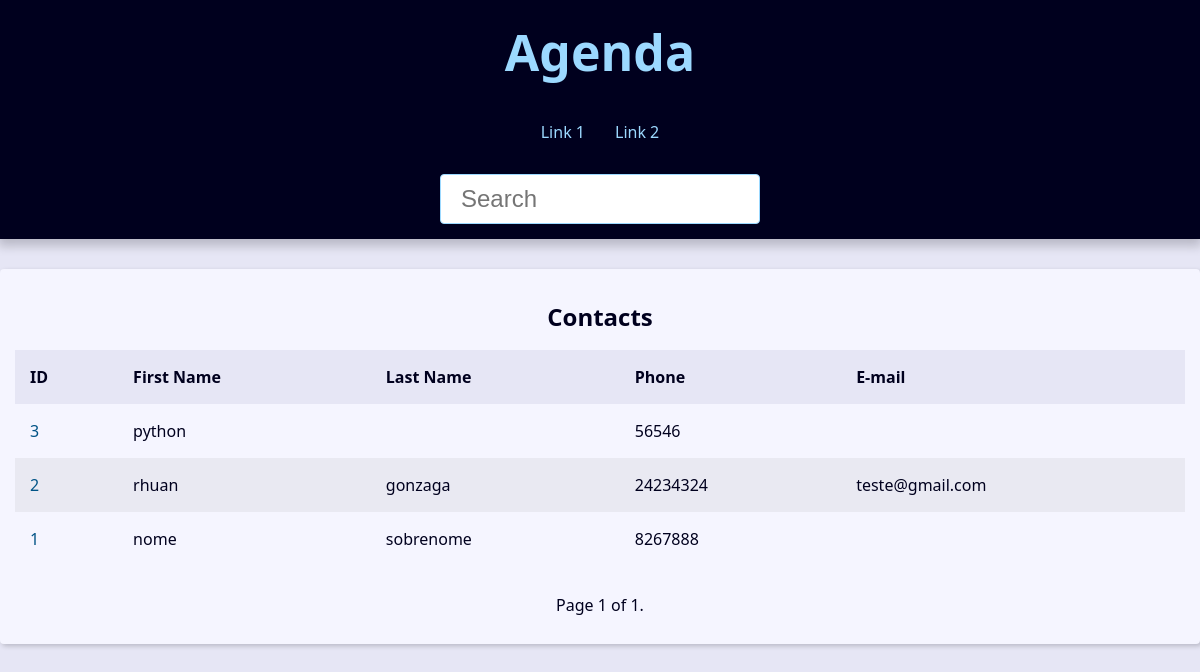
/, run on an earlier commit of the app's database.
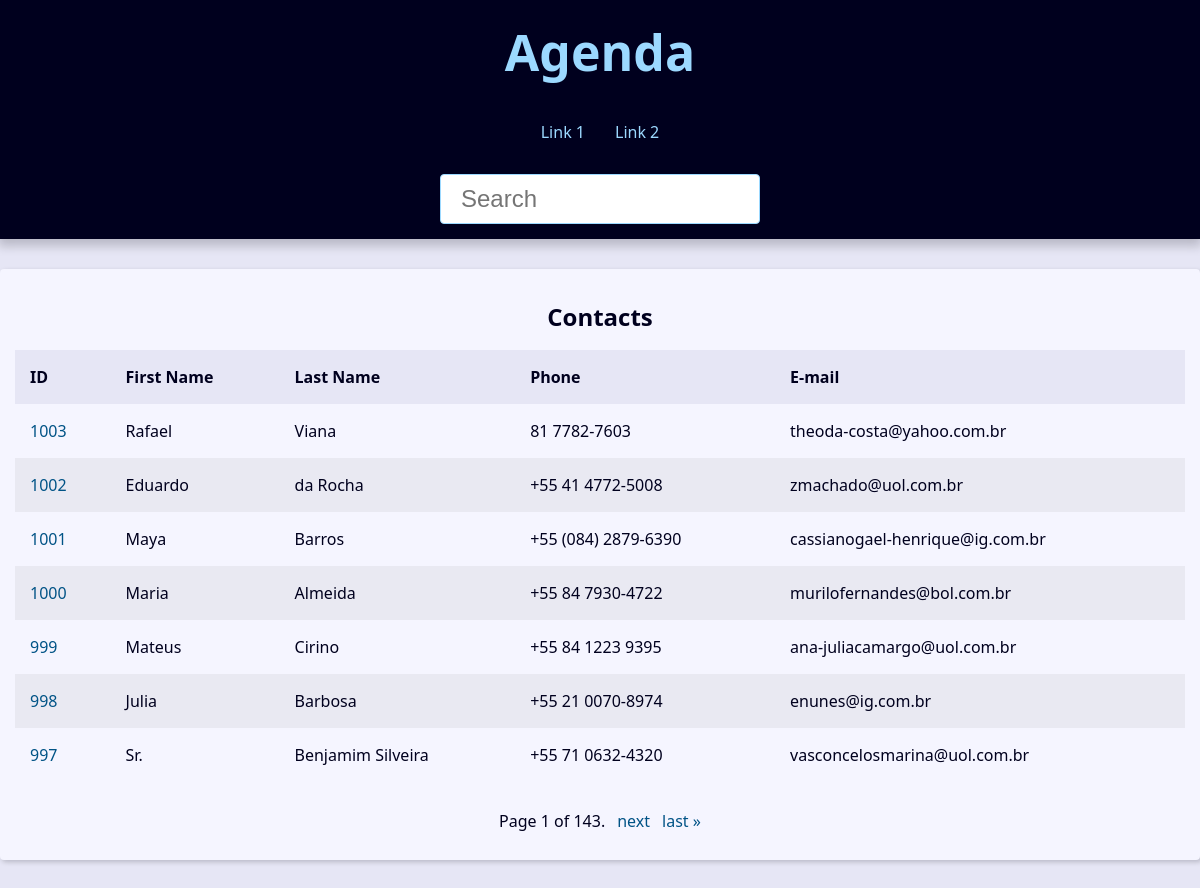
And on a later commit of the database.
### contact/models.py (models this page shows, shortened)
class Contact(models.Model):
    class Meta:
        verbose_name = 'Contact'
        verbose_name_plural = 'Contacts'
    first_name = models.CharField(max_length=50)
    last_name = models.CharField(max_length=50, blank=True)
    phone = models.CharField(max_length=50)
    email = models.EmailField(max_length=254, blank=True)
    created_date = models.DateTimeField(default=timezone.now)
    description = models.TextField(blank=True)
    show = models.BooleanField(default=True)
    picture = models.ImageField(blank=True, upload_to='pictures/%Y/%m/')
    category = models.ForeignKey(Category, on_delete=models.SET_NULL, blank=True,null=True)
    owner = models.ForeignKey(User, on_delete=models.SET_NULL, blank=True,null=True)

### contact/views/contact_views.py (the view)
# urls.py: path('', views.index, name='index'),
def index(request):
    contacts = Contact.objects.filter(show=True).order_by('-id')
    paginator = Paginator(contacts, 7)
    page_number = request.GET.get("page")
    page_obj = paginator.get_page(page_number)
    return render(
        request,
        'contact/index.html',
        {'page_obj': page_obj,'site_title': 'Contatos - '}
    )

### contact/templates/contact/index.html
{% extends 'global/base.html' %}
{% block content %}
{% if page_obj %}
    <div class="responsive-table">
        <table class="contacts-table">
            <caption class="table-caption">
                Contacts
            </caption>
            <thead>
                <tr class="table-row table-row-header">
                    <th class="table-header">ID</th>
                    <th class="table-header">First Name</th>
                    <th class="table-header">Last Name</th>
                    <th class="table-header">Phone</th>
                    <th class="table-header">E-mail</th>
                </tr>
            </thead>
            <tbody>
                {% for contact in page_obj %}
                    <tr class="table-row">
                        <td class="table-cel"><a class="table-link" href="{%url 'contact:contact' contact.id%}">{{ contact.id }}</a></td>
                        <td class="table-cel">{{ contact.first_name }}</td>
                        <td class="table-cel">{{ contact.last_name }}</td>
                        <td class="table-cel">{{ contact.phone }}</td>
                        <td class="table-cel">{{ contact.email }}</td>
                    </tr>
                {% endfor %}
            </tbody>
        </table>
    </div>
{% else %}
<div classs="single-contact">
    <h1 class="single-contact-name">
        Nenhum contato encontrado.
    </h1>
</div>
{% endif %}
{% endblock content %}

### base_templates/global/base.html
<!DOCTYPE html>
<html lang="en">
<head>
{% include 'global/partials/_head.html' %}
</head>
<body>
  {% include 'global/partials/_header.html' %}
  <main class="content">
    {% block content %}{% endblock content %}
    {% include 'global/partials/_pagination.html' %}
  </main>
</body>
</html>

### base_templates/global/partials/_head.html (shortened to what this page needs)
{% load static %}
  <link rel="stylesheet" href="{% static 'global/css/style.css' %}">

### base_templates/global/partials/_header.html
<header class="header">
    <h1 class="header-heading">
      <a href="{%url 'contact:index'%}" class="header-link">Agenda</a>
    </h1>
    <nav class="menu">
      <ul class="menu-list">
        <li class="menu-item">
          <a href="" class="menu-link">
            Link 1
          </a>
        </li>
        <li class="menu-item">
          <a href="" class="menu-link">
            Link 2
          </a>
        </li>
      </ul>
    </nav>
    <div class="search">
      <form action="{% url 'contact:search' %}" method="get">
        <input type="text" class="search-input" placeholder="Search" id="search" name="q" value="{{request.GET.q.strip}}"></input>
      </form>
    </div>
  </header>

### base_templates/global/partials/_pagination.html (shortened to what this page needs)
{%if page_obj%}
    <div class="pagination">
        <span class="step-links">
            <span class="current">
                Page {{ page_obj.number }} of {{ page_obj.paginator.num_pages }}.
            </span>
            {% if page_obj.has_next %}
                <a href="?page={{ page_obj.next_page_number }}&q={{request.GET.q.strip}}">next</a>
                <a href="?page={{ page_obj.paginator.num_pages }}&q={{request.GET.q.strip}}">last &raquo;</a>
            {% endif %}
        </span>
    </div>
{%endif%}

### base_static/global/css/style.css (style rules this page uses)
:root { --spacing: 1.5rem; --link-dark-color: rgb(0, 83, 134); --link-light-color: rgb(156, 217, 255); --clr-white: rgb(245, 245, 255); --clr-black: rgb(0, 0, 30); --clr-light-gray: rgb(230, 230, 245); --clr-dark-shadow-5: rgba(0, 0, 10, 5%); --clr-dark-shadow-10: rgba(0, 0, 10, 10%); --clr-dark-shadow-20: rgba(0, 0, 10, 20%); --clr-light-shadow-5: rgba(200, 200, 255, 5%); --clr-light-shadow-10: rgba(200, 200, 255, 10%); --clr-light-shadow-20: rgba(200, 200, 255, 20%); --main-page-width: 120rem; --table-min-width: 60rem; --biggest-font-size: 5rem; --bigger-font-size: 4rem; --big-font-size: 3.2rem; --medium-font-size: 2.4rem; --small-font-size: 1.6rem; --smaller-font-size: 1.4rem; --smallest-font-size: 1.2rem; --transition-fast: 300ms; --transition-medium: 600ms; --transition-slow: 1s; --default-border-radius: 4px; }
*, *::before, *::after { margin: 0; padding: 0; box-sizing: border-box; }
html { font-size: 62.5%; }
body { font-family: system-ui, -apple-system, BlinkMacSystemFont, 'Segoe UI', Roboto, Oxygen, Ubuntu, Cantarell, 'Open Sans', 'Helvetica Neue', sans-serif; line-height: 1.5; font-size: var(--small-font-size); color: var(--clr-black); -webkit-font-smoothing: antialiased; background: var(--clr-light-gray); }
.header { background: var(--clr-black); padding: var(--spacing); box-shadow: 0 5px 10px 2px var(--clr-dark-shadow-20); z-index: 1; position: relative; }
.header-heading { font-size: var(--biggest-font-size); text-align: center; }
.header-link { color: var(--link-light-color); text-decoration: none; transition: filter var(--transition-fast) ease-in-out; }
.menu { margin: var(--spacing); }
.menu-list { list-style: none; display: flex; justify-content: center; flex-flow: row wrap; }
.menu-link { display: block; padding: var(--spacing); color: var(--link-light-color); text-decoration: none; transition: background-color var(--transition-fast) ease-in-out; border-radius: var(--default-border-radius); }
.content { max-width: var(--main-page-width); margin: calc(var(--spacing) * 2) auto; padding: var(--spacing); background: var(--clr-white); box-shadow: 2px 2px 5px var(--clr-dark-shadow-20); border-radius: var(--default-border-radius); }
.responsive-table { width: 100%; overflow-x: auto; }
.contacts-table { width: 100%; min-width: var(--table-min-width); border-collapse: collapse; }
.table-caption { font-size: var(--medium-font-size); font-weight: bold; padding: var(--spacing); }
.table-row { text-align: left; text-overflow: ellipsis; transition: background-color var(--transition-fast) ease-in-out; }
.table-row:nth-of-type(2n) { background: var(--clr-dark-shadow-5); }
.table-row-header { background: var(--clr-light-gray); color: var(--clr-black); }
.table-cel, .table-header { padding: var(--spacing); }
.table-link { color: var(--link-dark-color); transition: color var(--transition-fast) ease-in-out; text-decoration: none; }
.pagination { margin-top: var(--spacing); display: flex; justify-content: center; padding: calc(var(--spacing) * 0.8); font-size: var(--small-font-size); }
.pagination .step-links { display: flex; gap: calc(var(--spacing) * 0.8); }
.pagination .step-links a { color: var(--link-dark-color); transition: color var(--transition-fast) ease-in-out; text-decoration: none; display: block; }
.search { display: flex; justify-content: center; }
.search-input { font-size: var(--medium-font-size); padding: 1rem 2rem; width: 100%; max-width: 32rem; border-radius: var(--default-border-radius); border: 1px solid var(--link-light-color); }

What changed in the data, as far as the page shows it:
removed Contact: id "3", first_name "python", phone "56546"
removed Contact: id "2", first_name "rhuan", last_name "gonzaga", phone "24234324", email "teste@gmail.com"
removed Contact: id "1", first_name "nome", last_name "sobrenome", phone "8267888"
added Contact: id "1003", first_name "Rafael", last_name "Viana", phone "81 7782-7603", email "theoda-costa@yahoo.com.br"
added Contact: id "1002", first_name "Eduardo", last_name "da Rocha", phone "+55 41 4772-5008", email "zmachado@uol.com.br"
added Contact: id "1001", first_name "Maya", last_name "Barros", phone "+55 (084) 2879-6390", email "cassianogael-henrique@ig.com.br"
added Contact: id "1000", first_name "Maria", last_name "Almeida", phone "+55 84 7930-4722", email "murilofernandes@bol.com.br"
added Contact: id "999", first_name "Mateus", last_name "Cirino", phone "+55 84 1223 9395", email "ana-juliacamargo@uol.com.br"
added Contact: id "998", first_name "Julia", last_name "Barbosa", phone "+55 21 0070-8974", email "enunes@ig.com.br"
added Contact: id "997", first_name "Sr.", last_name "Benjamim Silveira", phone "+55 71 0632-4320", email "vasconcelosmarina@uol.com.br"
Also different on the page:
{{ page_obj.paginator.num_pages }}: "1" → "143"
text now shown: "next last »"
